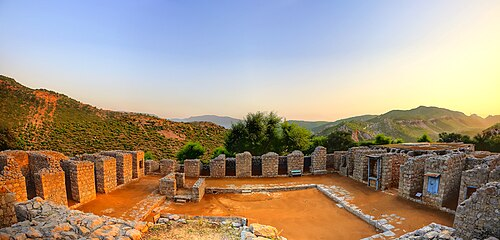
#> input picture ml-viz-ar-capture3d/source/jaulian-monastery-taxila.jpg, 500 x 240 px
$ python capture_to_3d_pipeline.py   (older library calls are emulated)
#> lines starting #> are read from the running program, lines starting #| are printed output that depends on the picture; after the words box and inside, x2 and y2 are one past the last pixel; in counts of white or black regions, pixels touching at a corner belong together
"""
ML Visualizations, AR Lines & Capture-to-3D
PMW Internship 2026, AI-Based 3D Reconstruction Track, Week 2 Day 4

One real photo goes through three stages: ML feature/edge visualization,
an AR-style line overlay, and a heuristic capture-to-3D point cloud.
Source photo: source/jaulian-monastery-taxila.jpg, an elevated view of
the Jaulian Buddhist monastery ruins at Taxila, sourced from Wikimedia
Commons via the Taxila Wikipedia article and verified before use. Using
Taxila here on purpose: it ties directly to the Team Taxila group sprint
running in parallel, and the ruined monk cells give richer structure to
detect than a flat facade would.
"""

import matplotlib
matplotlib.use('Agg')
import matplotlib.pyplot as plt
import numpy as np
import cv2
import os

SCRIPT_DIR = os.path.dirname(os.path.abspath(__file__))
SOURCE_PHOTO = os.path.join(SCRIPT_DIR, 'source', 'jaulian-monastery-taxila.jpg')
OUT_DIR = os.path.join(SCRIPT_DIR, 'output')

photo_bgr = cv2.imread(SOURCE_PHOTO)
#> photo_bgr is the input picture: shape (240, 500, 3); mean B, G, R 132.7, 150, 166.8
photo_rgb = cv2.cvtColor(photo_bgr, cv2.COLOR_BGR2RGB)
gray = cv2.cvtColor(photo_bgr, cv2.COLOR_BGR2GRAY)
img_h, img_w = gray.shape
#> img_h = 240; img_w = 500
print(f"Loaded source photo: {img_w}x{img_h}")
#| Loaded source photo: 500x240

# ---------------------------------------------------------------
# Stage 1: ML visualizations (edge gradients + corner features)
# ---------------------------------------------------------------
print("\n[1] ML visualizations: Sobel gradients + Harris corners")

sobel_x = cv2.Sobel(gray, cv2.CV_64F, 1, 0, ksize=3)
sobel_y = cv2.Sobel(gray, cv2.CV_64F, 0, 1, ksize=3)
grad_mag = np.sqrt(sobel_x**2 + sobel_y**2)
grad_mag_norm = (grad_mag / grad_mag.max() * 255).astype(np.uint8)

corner_response = cv2.cornerHarris(gray.astype(np.float32), blockSize=3, ksize=3, k=0.04)
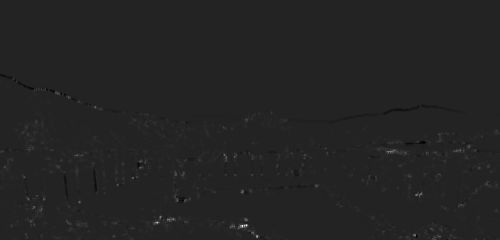
#> corner_response: shape (240, 500) float32; min -12924986, max 81029448, mean 264472.8; drawn with min black and max white
corner_response = cv2.dilate(corner_response, None)
corner_thresh = 0.01 * corner_response.max()
#> corner_thresh = 810294.5
corner_ys, corner_xs = np.where(corner_response > corner_thresh)
print(f"    Gradient magnitude range: {grad_mag.min():.1f} to {grad_mag.max():.1f}")
#|     Gradient magnitude range: 0.0 to 829.1
print(f"    Harris corners detected (above threshold): {len(corner_xs)} pixels")
#|     Harris corners detected (above threshold): 24091 pixels

fig, axes = plt.subplots(1, 3, figsize=(15, 5))
axes[0].imshow(photo_rgb)
axes[0].set_title('Original: Jaulian monastery ruins, Taxila', fontsize=10, fontweight='bold')
axes[0].axis('off')

axes[1].imshow(grad_mag_norm, cmap='inferno')
axes[1].set_title('Sobel gradient magnitude (ML feature map)', fontsize=10, fontweight='bold')
axes[1].axis('off')

axes[2].imshow(photo_rgb)
axes[2].scatter(corner_xs[::4], corner_ys[::4], s=2, c='cyan', alpha=0.6)
axes[2].set_title(f'Harris corner features ({len(corner_xs)} px, subsampled)', fontsize=10, fontweight='bold')
axes[2].axis('off')

plt.suptitle('Stage 1: ML Visualization, the same feature types SfM/COLMAP match across photos', fontsize=11, fontweight='bold')
plt.tight_layout()
plt.savefig(os.path.join(OUT_DIR, '01_ml_visualization.png'), dpi=130, bbox_inches='tight')
plt.close('all')
print("    Saved: output/01_ml_visualization.png")

# ---------------------------------------------------------------
# Stage 2: AR line overlay
# ---------------------------------------------------------------
print("\n[2] AR line overlay: Hough line detection on top of the real photo")

edges_for_hough = cv2.Canny(gray, 100, 200)
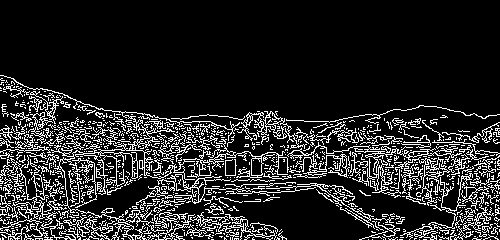
#> edges_for_hough: shape (240, 500); 15% white in thin lines or dots, all inside (x1, y1, x2, y2) = (0, 75, 500, 240)
lines = cv2.HoughLinesP(edges_for_hough, rho=1, theta=np.pi / 180, threshold=80,
                         minLineLength=60, maxLineGap=5)
#> lines = 25 rows, first 6: [91, 127, 187, 142], [58, 142, 127, 150], [70, 170, 137, 173], [265, 134, 328, 142], [338, 173, 434, 172], [390, 156, 455, 144]
print(f"    Hough line segments detected: {0 if lines is None else len(lines)}")
#|     Hough line segments detected: 25

ar_frame = photo_rgb.copy()
if lines is not None:
    for x1, y1, x2, y2 in lines.reshape(-1, 4):
        cv2.line(ar_frame, (x1, y1), (x2, y2), (57, 255, 20), 2)
#> this loop made 25 passes
#> (x1, y1, x2, y2) on passes 1 to 12: (91, 127, 187, 142), (58, 142, 127, 150), (70, 170, 137, 173), (265, 134, 328, 142), (338, 173, 434, 172), (390, 156, 455, 144), (287, 145, 354, 159), (404, 159, 498, 159), (126, 119, 204, 137), (433, 208, 497, 221), (0, 214, 67, 217), (154, 205, 214, 191)
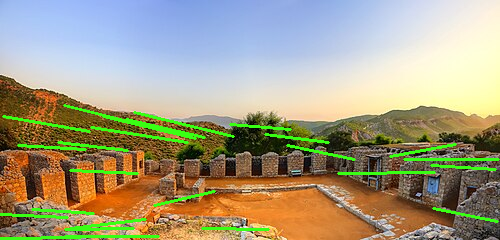
#> ar_frame: shape (240, 500, 3); mean R, G, B 163.7, 157.4, 130.9

symmetry_x = img_w // 2
#> symmetry_x = 250
cv2.line(ar_frame, (symmetry_x, 0), (symmetry_x, img_h), (255, 60, 60), 1, cv2.LINE_AA)
#> ar_frame: shape (240, 500, 3); 0.6% of pixels changed, all inside (x1, y1, x2, y2) = (249, 0, 252, 240)

fig, ax = plt.subplots(figsize=(8, 5.3))
ax.imshow(ar_frame)
ax.axis('off')
ax.set_title('Stage 2: AR line overlay (structural edges an AR heritage app\nwould lock onto, plus courtyard symmetry axis)', fontsize=10, fontweight='bold')

label_boxstyle = dict(boxstyle='round,pad=0.3', facecolor='black', alpha=0.65, edgecolor='none')
ax.annotate('Courtyard symmetry axis', xy=(symmetry_x, 20), xytext=(symmetry_x + 15, 20),
            color='white', fontsize=8, bbox=label_boxstyle)
ax.annotate('Detected structural edges\n(monk cell walls, courtyard, stupa base)', xy=(20, img_h - 20),
            xytext=(20, img_h - 15), color='white', fontsize=8, bbox=label_boxstyle, va='top')

plt.tight_layout()
plt.savefig(os.path.join(OUT_DIR, '02_ar_line_overlay.png'), dpi=130, bbox_inches='tight')
plt.close('all')
print("    Saved: output/02_ar_line_overlay.png")

# ---------------------------------------------------------------
# Stage 3: Capture-to-3D view
# ---------------------------------------------------------------
print("\n[3] Capture-to-3D: heuristic monocular depth, back-projected to a colored point cloud")

# Honest, simple heuristic (not a trained depth network like MiDaS).
# First problem to solve: the sky and the hazy distant hills have no
# reconstructible surface at this resolution, so both must be masked out
# before back-projecting, otherwise they get treated as physical "walls"
# and warp the whole point cloud.
# This photo is different from the previous version's flat blue-sky shot:
# it is lit at sunset, so the sky actually reads as MORE saturated than
# the hazy hills below it (measured directly: sky ~74 saturation and
# ~238 brightness, distant hills ~47 saturation but a similarly high
# ~238 brightness, foreground ruins ~149 saturation and ~167 brightness).
# Brightness alone cleanly separates "far background" (sky + haze) from
# the much darker foreground stonework, so that is the mask used here,
# re-measured on this photo rather than reusing the previous photo's
# saturation-based threshold, which does not transfer.
hsv = cv2.cvtColor(photo_bgr, cv2.COLOR_BGR2HSV)
#> hsv: shape (240, 500, 3); mean H, S, V 45.8, 106.6, 183.3
saturation = hsv[:, :, 1].astype(np.float32)
brightness = hsv[:, :, 2].astype(np.float32)
sky_mask = brightness > 205
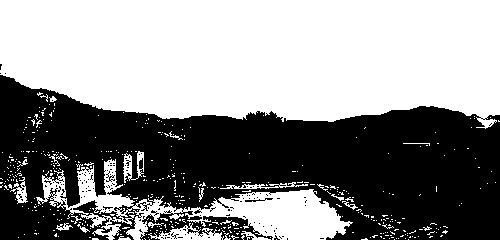
#> sky_mask: shape (240, 500) bool; 55.3% white; 136 black regions (133 under 20 px), largest, box (x1, y1, x2, y2) and area: (0, 75, 500, 240) 53247, (245, 198, 273, 202) 45, (106, 171, 115, 182) 32
print(f"    Sky/haze pixels masked out: {sky_mask.sum()} of {img_h * img_w} ({100 * sky_mask.sum() / (img_h * img_w):.1f}%)")
#|     Sky/haze pixels masked out: 66311 of 120000 (55.3%)

# For the remaining (building/ground) pixels: lower in frame = nearer camera,
# and locally strong edges are pulled slightly forward, giving domes and
# minarets a bit of relief instead of a flat backdrop.
row_norm = np.linspace(0, 1, img_h).reshape(-1, 1)
#> row_norm = 240 values from 0 to 1
row_norm = np.repeat(row_norm, img_w, axis=1)
edge_strength = grad_mag / grad_mag.max()
depth_heuristic = 5.0 - 2.0 * row_norm - 0.6 * edge_strength
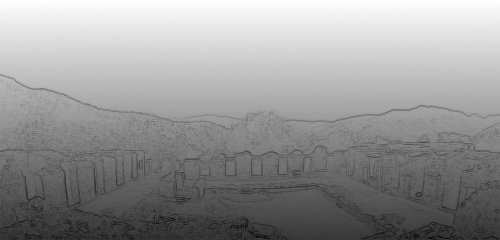
#> depth_heuristic: shape (240, 500) float64; min 2.43, max 5, mean 3.94; drawn with min black and max white
depth_heuristic = np.clip(depth_heuristic, 2.0, 5.0)
depth_heuristic[sky_mask] = np.nan

step = 3
ys, xs = np.mgrid[0:img_h:step, 0:img_w:step]
depths = depth_heuristic[0:img_h:step, 0:img_w:step]
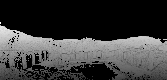
#> depths: shape (80, 167) float64; 55.4% of the values are NaN or infinite; the others: min 2.49, max 4.45, mean 3.5; drawn with min black, max white, NaN and infinite black
colors_full = photo_rgb[0:img_h:step, 0:img_w:step].reshape(-1, 3) / 255.0

valid = ~np.isnan(depths.ravel())
ys, xs, depths = ys.ravel()[valid], xs.ravel()[valid], depths.ravel()[valid]
#> ys = 5958 values from 66 to 237; xs = 5958 values, max 498 at index 486, min 0 at index 0, mean 249.9; depths = 5958 values, max 4.45 at index 0, min 2.49 at index 5935, mean 3.5
colors = colors_full[valid]

focal = 400.0
cx, cy = img_w / 2.0, img_h / 2.0
#> cx = 250; cy = 120
x3d = (xs - cx) * depths / focal
#> x3d = 5958 values, max 2.49 at index 486, min -2.78 at index 0, mean -0.0158
y3d = -(ys - cy) * depths / focal
#> y3d = 5958 values, max 0.6 at index 0, min -0.882 at index 5912, mean -0.384
z3d = depths
#> z3d has the same summary as depths

pts3d = np.column_stack([x3d.ravel(), y3d.ravel(), z3d.ravel()])
print(f"    Point cloud size: {pts3d.shape[0]} points")
#|     Point cloud size: 5958 points
print(f"    Depth range: {z3d.min():.2f} to {z3d.max():.2f} (relative units, not metric)")
#|     Depth range: 2.49 to 4.45 (relative units, not metric)

fig = plt.figure(figsize=(14, 5))

ax1 = fig.add_subplot(131, projection='3d')
ax1.scatter(pts3d[:, 0], pts3d[:, 2], pts3d[:, 1], c=colors, s=3)
ax1.set_title('Front view', fontsize=9, fontweight='bold')
ax1.set_xlabel('X')
ax1.set_ylabel('Z (depth)')
ax1.set_zlabel('Y (height)')
ax1.view_init(elev=10, azim=-90)

ax2 = fig.add_subplot(132, projection='3d')
ax2.scatter(pts3d[:, 0], pts3d[:, 2], pts3d[:, 1], c=colors, s=3)
ax2.set_title('Three-quarter view', fontsize=9, fontweight='bold')
ax2.set_xlabel('X')
ax2.set_ylabel('Z (depth)')
ax2.set_zlabel('Y (height)')
ax2.view_init(elev=15, azim=-60)

ax3 = fig.add_subplot(133, projection='3d')
ax3.scatter(pts3d[:, 0], pts3d[:, 2], pts3d[:, 1], c=colors, s=3)
ax3.set_title('Side view (depth revealed)', fontsize=9, fontweight='bold')
ax3.set_xlabel('X')
ax3.set_ylabel('Z (depth)')
ax3.set_zlabel('Y (height)')
ax3.view_init(elev=5, azim=-5)

plt.suptitle('Stage 3: Capture-to-3D, colored point cloud back-projected from the real photo', fontsize=11, fontweight='bold')
plt.tight_layout()
plt.savefig(os.path.join(OUT_DIR, '03_capture_to_3d.png'), dpi=130, bbox_inches='tight')
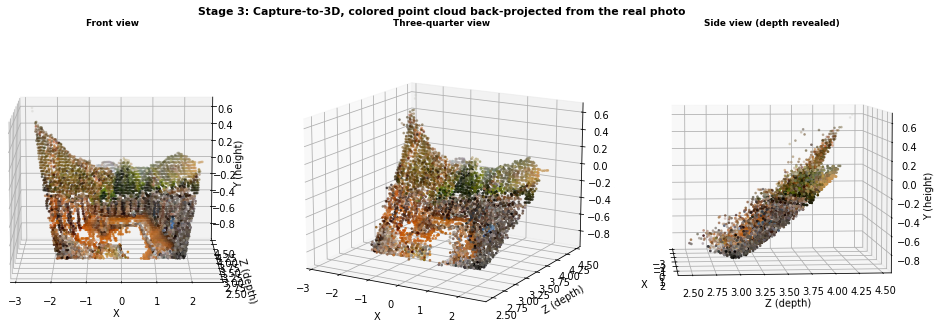
#> figure drawn by matplotlib, 3 panels
plt.close('all')
print("    Saved: output/03_capture_to_3d.png")

print("\nDone. All 3 stages saved to output/:")
print("  01_ml_visualization.png")
print("  02_ar_line_overlay.png")
print("  03_capture_to_3d.png")
